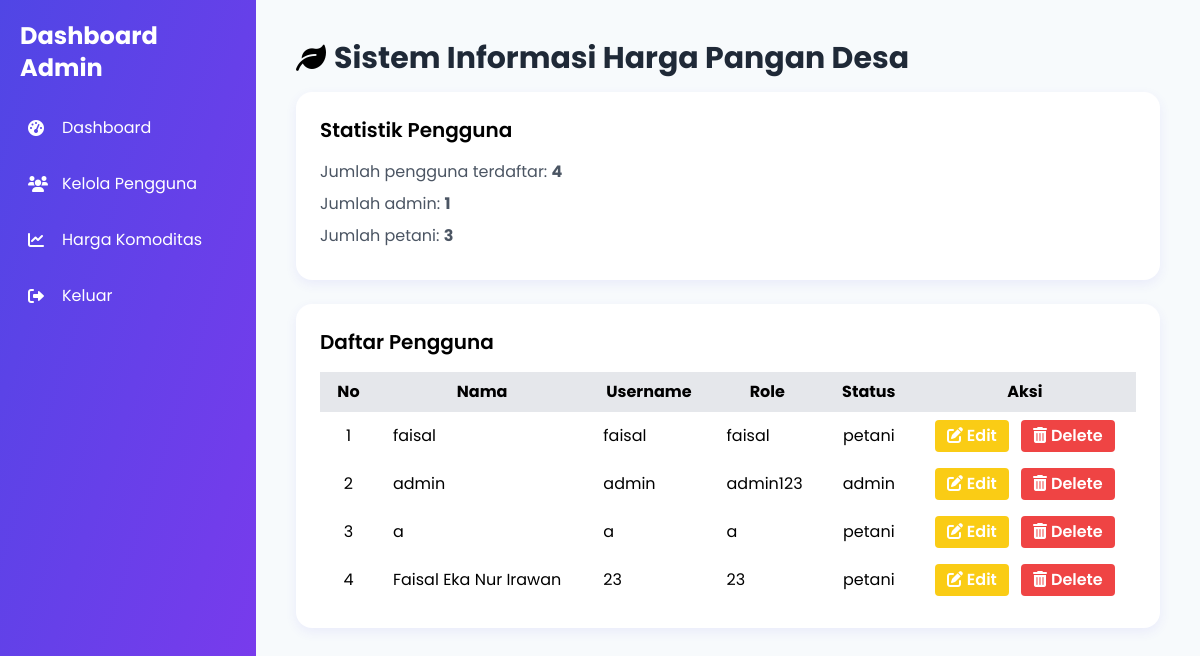
/admin/pengguna.php (signed in), run on an earlier commit of the app's database.
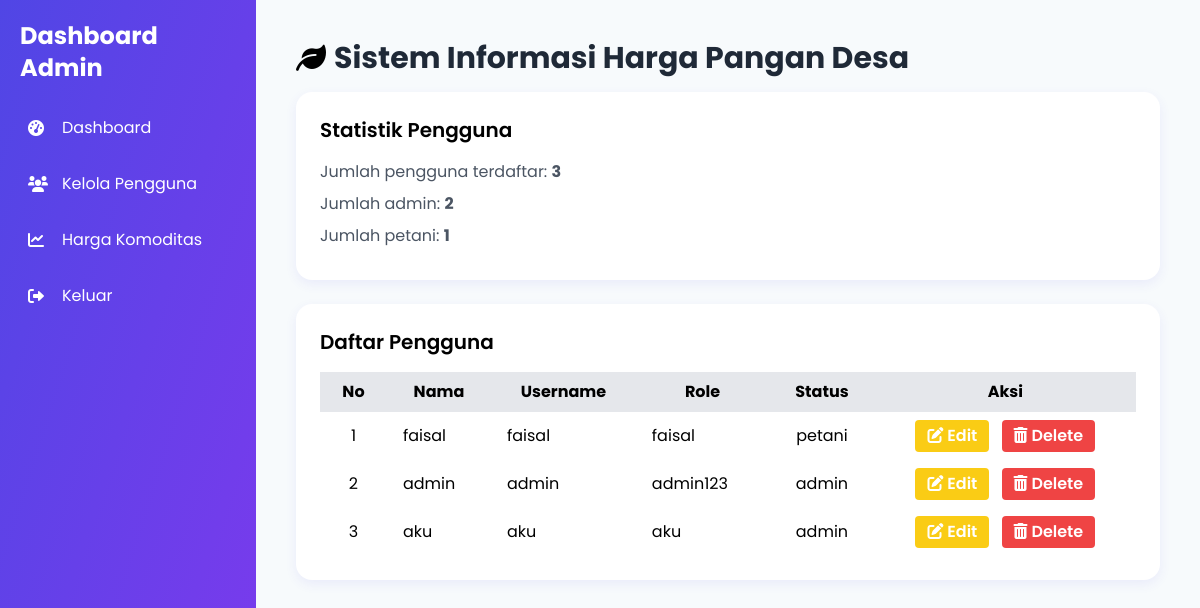
And on a later commit of the database.
### tables this page shows
CREATE TABLE `users` (
  `id_users` int(11) NOT NULL,
  `nama` varchar(100) NOT NULL,
  `username` varchar(50) NOT NULL,
  `password` varchar(50) NOT NULL,
  `role` enum('admin','petani') NOT NULL
);

### admin/pengguna.php (the view, shortened to what this page needs)
<?php
require_once '../auth.php';
?>
<!DOCTYPE html>
<html lang="id">
<head>
    <script src="https://cdn.tailwindcss.com"></script>
    <link rel="stylesheet" href="https://cdnjs.cloudflare.com/ajax/libs/font-awesome/6.0.0-beta3/css/all.min.css">
</head>
<body class="min-h-screen flex">
   <div class="sidebar fixed top-0 left-0 w-64 h-screen p-5 overflow-y-auto">
        <h2 class="text-2xl font-bold text-white mb-6">Dashboard Admin</h2>
        <nav>
            <ul>
                <li class="mb-4">
                    <a href="dashboard.php" class="flex items-center p-2 rounded hover:bg-purple-600">
                        <i class="fas fa-tachometer-alt icon"></i>
                        Dashboard
                    </a>
                </li>
                <li class="mb-4">
                    <a href="#" class="flex items-center p-2 rounded hover:bg-purple-600">
                        <i class="fas fa-users icon"></i>
                        Kelola Pengguna
                    </a>
                </li>
                <li class="mb-4">
                    <a href="harga.php" class="flex items-center p-2 rounded hover:bg-purple-600">
                        <i class="fas fa-chart-line icon"></i>
                        Harga Komoditas
                    </a>
                </li>
                <li>
                    <a href="../logout.php" class="flex items-center p-2 rounded hover:bg-purple-600">
                        <i class="fas fa-sign-out-alt icon"></i>
                        Keluar
                    </a>
                </li>
            </ul>
        </nav>
    </div>
    <div class="flex-1 p-10 ml-64">
    <div class="flex items-center space-x-2 mb-2 md:mb-4 ">
        <i class="fas fa-leaf text-3xl"></i>
        <h1 class="text-3xl font-bold text-gray-800">Sistem Informasi Harga Pangan Desa</h1>
      </div>
        <div class="card p-6 mb-6">
            <h2 class="text-xl font-semibold mb-4">Statistik Pengguna</h2>
            <?php
            $result_total = $conn->query("SELECT COUNT(*) as total FROM users");
            $total_users = $result_total ? $result_total->fetch_assoc()['total'] : 0;
            $result_admin = $conn->query("SELECT COUNT(*) as total FROM users WHERE role = 'admin'");
            $total_admin = $result_admin ? $result_admin->fetch_assoc()['total'] : 0;
            $result_petani = $conn->query("SELECT COUNT(*) as total FROM users WHERE role = 'petani'");
            $total_petani = $result_petani ? $result_petani->fetch_assoc()['total'] : 0;
            ?>
            <p class="text-gray-600 mb-2">Jumlah pengguna terdaftar: <strong><?php echo $total_users; ?></strong></p>
            <p class="text-gray-600 mb-2">Jumlah admin: <strong><?php echo $total_admin; ?></strong></p>
            <p class="text-gray-600 mb-2">Jumlah petani: <strong><?php echo $total_petani; ?></strong></p>
        </div>
        <div class="card p-6">
            <h2 class="text-xl font-semibold mb-4">Daftar Pengguna</h2>
            <table class="min-w-full table-auto">
                <thead>
                    <tr class="bg-gray-200">
                        <th class="px-4 py-2">No</th>
                        <th class="px-4 py-2">Nama</th>
                        <th class="px-4 py-2">Username</th>
                        <th class="px-4 py-2">Role</th>
                        <th class="px-4 py-2">Status</th>
                        <th class="px-4 py-2">Aksi</th>
                    </tr>
                </thead>
                <tbody>
                    <?php
                    require_once __DIR__ . "/../koneksi/conn.php";
                    $sql_query = "SELECT * FROM users";
                    if ($result = $conn->query($sql_query)) {
                        while ($row = $result->fetch_assoc()) {
                            $id = $row['id_users'];
                            $name = $row['nama'];
                            $username = $row['username'];
                            $password = $row['password'];
                            $role = $row['role'];
                    ?>
                            <tr class="trow">
                                <td class="px-4 py-2 text-center"><?php echo $id; ?></td>
                                <td class="px-4 py-2"><?php echo $name; ?></td>
                                <td class="px-4 py-2"><?php echo $username; ?></td>
                                <td class="px-4 py-2"><?php echo $password; ?></td>
                                <td class="px-4 py-2 text-center"><?php echo $role; ?></td>
                                <td class="px-4 py-2 text-center">
                                    <button onclick="openModal<?php echo $id; ?>()" class="inline-block bg-yellow-400 hover:bg-yellow-500 text-white font-semibold py-1 px-3 rounded mr-2 transition duration-200" title="Edit">
                                        <i class="fas fa-edit"></i> Edit
                                    </button>
                                    <a href="../koneksi/delete.php?id=<?php echo $id; ?>" class="inline-block bg-red-500 hover:bg-red-600 text-white font-semibold py-1 px-3 rounded transition duration-200" title="Delete" onclick="return confirm('Yakin ingin menghapus pengguna ini?');">
                                        <i class="fas fa-trash-alt"></i> Delete
                                    </a>
                                </td>
                            </tr>
                    <?php
                        }
                    }
                    ?>
                </tbody>
            </table>
        </div>
    </div>
</body>
</html>

### admin/pengguna.php (style rules this page uses)
body { font-family: 'Poppins', sans-serif; background-color: #f7fafc; }
.sidebar { background: linear-gradient(to bottom right, #5046E5, #7c3aed); }
.sidebar a { color: white; transition: background 0.3s; }
.sidebar .icon { width: 24px; margin-right: 10px; }
.sidebar h2 { font-size: 1.5rem; }
.card { background: #fff; border-radius: 1rem; box-shadow: 0 4px 12px rgba(79, 70, 229, 0.08); transition: box-shadow 0.3s; }

What changed in the data, as far as the page shows it:
removed users: id_users "4", nama "Faisal Eka Nur Irawan", username "23", password "23", role "petani"
changed users id 3: nama "a" → "aku"; username "a" → "aku"; password "a" → "aku"; role "petani" → "admin"
Also different on the page:
$total_users: "4" → "3"
$total_admin: "1" → "2"
$total_petani: "3" → "1"
